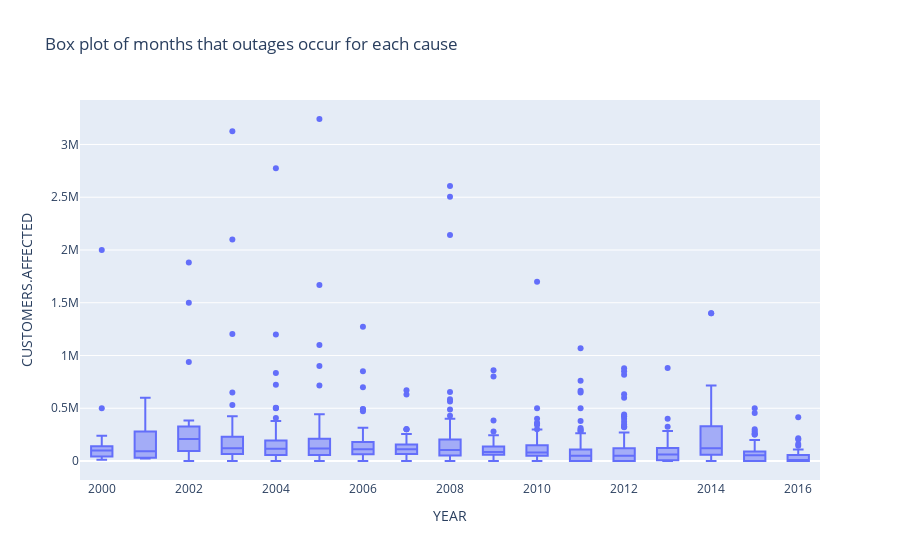

This figure's notebook cell:
### Code cell
outage["YEAR"] = outage["YEAR"].astype(int)
outage["CUSTOMERS.AFFECTED"] = pd.to_numeric(outage["CUSTOMERS.AFFECTED"],errors="coerce")
fig = px.box(outage, x='YEAR', y="CUSTOMERS.AFFECTED", title="Box plot of months that outages occur for each cause")
fig.show()

### Figure 1 — Plotly figure (JSON) as saved in the notebook; plotly's stock layout.template omitted (floating-point values rounded to 4 significant figures; data arrays with more than 128 entries replaced by an {"elided": "..."} marker saying what was removed)
{"data": [{"alignmentgroup": "True", "hovertemplate": "YEAR=%{x}<br>CUSTOMERS.AFFECTED=%{y}<extra></extra>", "legendgroup": "", "marker": {"color": "#636efa"}, "name": "", "notched": false, "offsetgroup": "", "orientation": "v", "showlegend": false, "type": "box", "x": {"elided": "1534 int values"}, "x0": " ", "xaxis": "x", "y": {"elided": "1534 int values"}, "y0": " ", "yaxis": "y"}], "layout": {"boxmode": "group", "legend": {"tracegroupgap": 0}, "title": {"text": "Box plot of months that outages occur for each cause"}, "xaxis": {"anchor": "y", "domain": [0, 1], "title": {"text": "YEAR"}}, "yaxis": {"anchor": "x", "domain": [0, 1], "title": {"text": "CUSTOMERS.AFFECTED"}}}}
